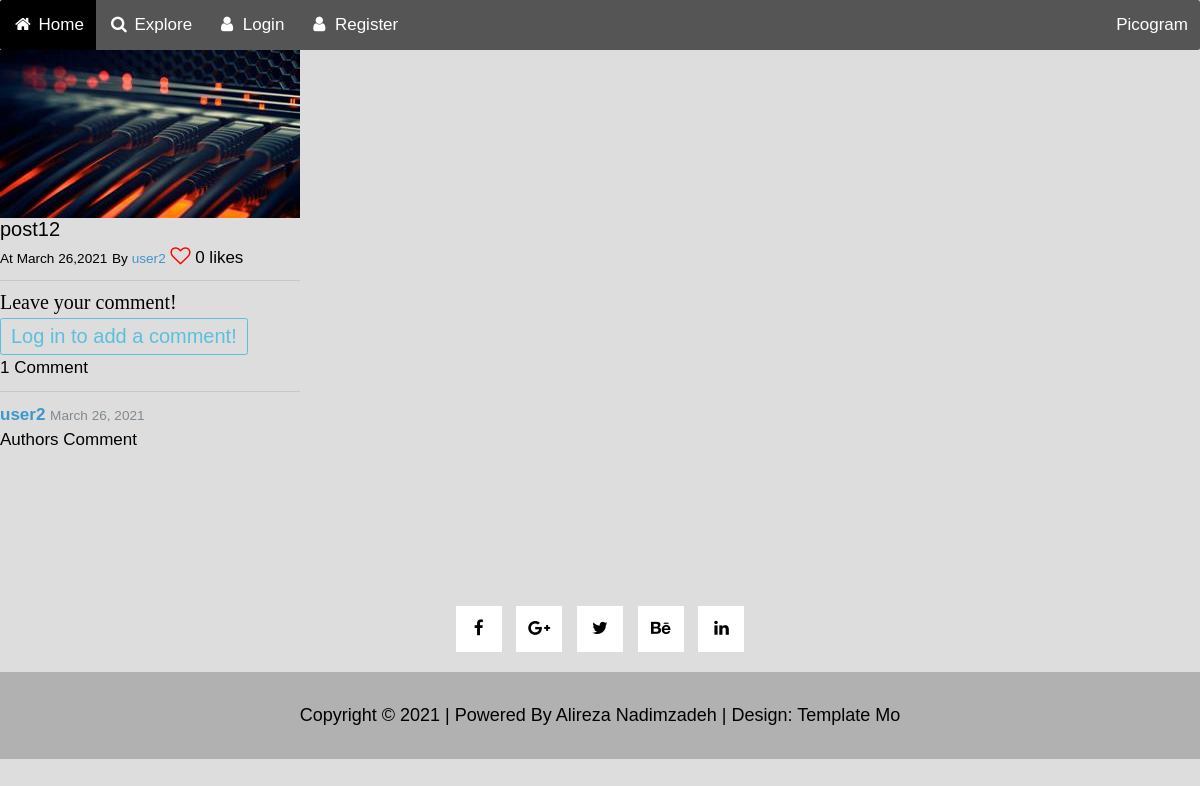
The page /post/13/ on the database its author committed.
### post/models.py (models this page shows, shortened)
class Post(models.Model):
    title = models.CharField(max_length=128)
    image = models.ImageField(default='def.jpg')
    likes = models.ManyToManyField(
        User, related_name='post_likes', blank=True, null=True)
    author = models.ForeignKey(User, on_delete=models.CASCADE)
    created_date = models.DateTimeField(default=timezone.now)
    updated_date = models.DateField(auto_now=True)
    @property
    def number_of_comments(self):
        return Comment.objects.filter(post=self).count()
    @property
    def total_likes(self):
        return self.likes.count()

class Comment(models.Model):
    content = models.TextField(max_length=512)
    post = models.ForeignKey(
        Post, related_name='comments', on_delete=models.CASCADE, null=True)
    created_date = models.DateField(auto_now_add=True)
    author = models.ForeignKey(User, on_delete=models.CASCADE)

### post/views.py (the view, shortened to what this page needs)
# urls.py: path('post/<int:pk>/', PostDetailView.as_view(), name='post-detail'),
class PostDetailView(DetailView):
    model = Post
    def get_context_data(self, **kwargs):
        data = super().get_context_data(**kwargs)
        comments_connected = Comment.objects.filter(
            post=self.get_object()).order_by('-created_date')
        data['comments'] = comments_connected
        if self.request.user.is_authenticated:
            data['comment_form'] = NewCommentForm(instance=self.request.user)
        return data

### post/templates/post/post_detail.html (shortened to what this page needs)
{% load static %}
<!DOCTYPE html>
<html lang="en">
<head>
    <link rel="stylesheet" href="{% static 'post/Font-Awesome-4.7/css/font-awesome.min.css' %}">
    <link rel="stylesheet" href="{% static 'post/css/bootstrap.min.css' %}">
    <link rel="stylesheet" href="{% static 'post/css/hero-slider-style.css' %}">
    <link rel="stylesheet" href="{% static 'post/css/magnific-popup.css' %}">
    <link rel="stylesheet" href="{% static 'post/css/templatemo-style.css' %}">
<link rel="stylesheet" href="https://cdnjs.cloudflare.com/ajax/libs/font-awesome/4.7.0/css/font-awesome.min.css">
</head>
    <body>
        <div class="cd-hero">
            <nav>
            <div class="navbar">
                <a class="active" href="{% url 'home'%}"><i class="fa fa-fw fa-home"></i> Home</a>
                <a  href="{% url 'explore'%}"><i class="fa fa-fw fa-search"></i> Explore</a>
                <a style="float: right;" href="{% url 'home'%}"> Picogram</a>
                {%if user.is_authenticated%}
                <a href="{% url 'profile'%}"><i class="fa fa-user"></i> {{user.username}}</a>
                <a href="{% url 'post-create'%}"><i class="fa fa-fw fa-envelope"></i> New post</a>
                <a href="{% url 'logout' %}?next=/"><i class="fa fa-fw fa-sign-out"></i> Logout</a>
                {%else%}
                <a href="{% url 'login'%}"><i class="fa fa-fw fa-user"></i> Login</a>
                <a href="{% url 'register'%}"><i class="fa fa-fw fa-user"></i> Register</a>
                {%endif%}
              </div>
            </nav>
                    <div class="cd-full-width">
                        <div class="container-fluid js-tm-page-content" data-page-no="1" data-page-type="gallery">
                            <div class="tm-img-gallery-container ">
                                <div class="tm-img-gallery gallery-one ">
                                <div>
                                    <div data-toggle="modal" data-target="#portfolioModal1">
                                        <div>
                                            <img src="{{post.image.url}}">
                                        </div>
                                        <h2>{{ object.title }}</h2>
                                         <small> At {{object.created_date|date:'F d,Y' }}</small> <small> By <a href="/user/{{object.author.id}}">{{object.author}}</a></small>
                                        {%if user == object.author%}
                                        <a class="btn btn-success"href="{% url 'post-update' object.id %}">Update</a>
                                        <a class="btn btn-danger" href="{% url 'post-delete' object.id %}">Delete</a>
                                        {%else%}
                                        {% if user in object.likes.all %}
                                        <a href="{% url 'unlike' object.id %}">
                                            <i id='1000'
                                            onmouseover='document.getElementById(1000).className= "fa fa-heart"'
                                            onmouseout='document.getElementById(1000).className= "fa fa-heart"'
                                            style="font-size: 20px; color: red;" class="fa fa-heart"></i></a>
                                        {%else%}
                                        <a href="{% url 'like' object.id %}">
                                            <i id='1000'
                                                onmouseover='document.getElementById(1000).className= "fa fa-heart"'
                                                onmouseout='document.getElementById(1000).className= "fa fa-heart-o"'
                                                style="font-size: 20px; color: red;" class="fa fa-heart-o"></i></a>
                                        {%endif%}
                                        {%endif%}
                                        {{object.total_likes}} likes
                                    </div>
                                </div>
                                <hr>
                                <h2 style="font-family: quicksand;">Leave your comment!</h2>
                                <div id="comments_section">
                                    {% if user.is_authenticated %}
                                    <form method="POST">
                                        {% csrf_token %}
                                        <div class="form-group">
                                            Comment:{{ comment_form.as_p }}
                                            <button class="btn btn-info" type="submit">Add comment <i class="fa fa-comments"></i></button>
                                        </div>
                                    </form>
                                    {% else %}
                                    <a style='font-size: 20px;' class="btn btn-outline-info" href="{% url 'login' %}?next={{request.path}} ">Log in to add a comment!</a><br>
                                    {% endif %}
                                    {% if comments %}
                                    <strong class="text-secondary">{{ post.number_of_comments }} Comment{{ post.number_of_comments|pluralize}}</strong>
                                    <hr>
                                    <ul>
                                        {% for comment in comments %}
                                        <li>
                                            <div>
                                                <span>
                                                    {% if object.author == comment.author %}
                                                    <a style="font-weight: bold;" href="/user/{{comment.author.id}}">{{comment.author}}</a>
                                                    {% else %}
                                                    <a href="/user/{{comment.author.id}}">{{comment.author}}</a>
                                                    {% endif %}
                                                    <small class="text-muted">{{ comment.created_date }}</small>
                                                </span>
                                                <p>
                                                    {{ comment.content|safe }}
                                                </p>
                                            </div>
                                        </li>
                                        {% endfor %}
                                    </ul>
                                    {% else %}
                                    <strong class="text-secondary">No comments yet...</strong>
                                    {% endif %}
                                </div>
                                </div>
                            </div>
                        </div>
                    </div>
                <br><br><br><br><br><br><br><br><br><br><br><br>
            <footer class="tm-footer">
                <div class="tm-social-icons-container text-xs-center">
                    <a href="#" class="tm-social-link"><i class="fa fa-facebook"></i></a>
                    <a href="#" class="tm-social-link"><i class="fa fa-google-plus"></i></a>
                    <a href="#" class="tm-social-link"><i class="fa fa-twitter"></i></a>
                    <a href="#" class="tm-social-link"><i class="fa fa-behance"></i></a>
                    <a href="#" class="tm-social-link"><i class="fa fa-linkedin"></i></a>
              </div>
                <p class="tm-copyright-text">Copyright &copy; <span class="tm-copyright-year">current year </span> | Powered By Alireza Nadimzadeh
                 | Design: <a href="www.templatemo.com" target="_parent">Template Mo</a></p>
            </footer>
        </div>
</body>
</html>

### post/static/post/css/hero-slider-style.css (style rules this page uses)
*, *::after, *::before { -webkit-box-sizing: border-box; -moz-box-sizing: border-box; box-sizing: border-box; }
html { font-size: 62.5%; }
body { font-size: 1.6rem; font-family: "Open Sans", sans-serif; color: #2c343b; background-color: #f2f2f2; }
a { color: #d44457; text-decoration: none; }
img { max-width: 100%; }
.cd-hero { position: relative; -webkit-font-smoothing: antialiased; -moz-osx-font-smoothing: grayscale; }

### post/static/post/css/templatemo-style.css (style rules this page uses)
body { background-color: #dddddd; color: black; font-family: "Open Sans", Helvetica, Arial, sans-serif; font-size: 17px; font-weight: 300; overflow-x: hidden; }
ul { padding: 0; margin: 0; }
p:last-child { margin-bottom: 0; }
a { color: #3f97c9; }
a, button { transition: all 0.3s ease; }
.container-fluid { width: 100%; padding-left: 0; padding-right: 0; }
.navbar { padding: 0; }
.tm-social-link { background-color: white; color: black; display: inline-block; width: 46px; height: 46px; text-align: center; padding-top: 10px; margin-right: 10px; }
.tm-social-link:last-child { margin-right: 0; }
.tm-footer { position: absolute; bottom: 0; left: 0; }
.tm-footer { width: 100%; color: white; z-index: 1001; padding: 0 11px 12px; }
.tm-social-icons-container { margin-bottom: 30px; }
.tm-img-gallery { margin: 0 auto 40px; display: inline-block; }
@media (min-width: 480px) { .tm-img-gallery { margin: 0 auto; } }
.tm-copyright-text { background-color: rgba(0, 0, 0, 0.2); color: black; font-size: 1.8rem; font-weight: 400; text-align: center; padding: 30px; width: 100%; }
.tm-copyright-text a { color: black; }
@media only screen and (min-width: 600px) { .tm-footer { padding: 50px 0px 0px 0px; } }
@media only screen and (min-width: 600px) { .tm-copyright-text { width: auto; } }
@media only screen and (min-width: 720px) { .tm-footer { -ms-flex-direction: row; flex-direction: row; } }
@media only screen and (min-width: 720px) { .tm-copyright-text { margin-top: 0; } }
@media only screen and (min-width: 992px) { .tm-social-icons-container { margin-bottom: 20px; } }
@media only screen and (min-width: 992px) { .cd-full-width .container-fluid { padding-left: 0; padding-right: 0; } }

### post/templates/post/post_detail.html (style rules this page uses)
body { font-family: Arial, Helvetica, sans-serif; }
.navbar { width: 100%; background-color: #555; overflow: auto; }
.navbar a { float: left; padding: 12px; color: white; text-decoration: none; font-size: 17px; }
.active { background-color: #4CAF50; }

### rows shown on the page
Post: image (picture), title "post12", created_date "March 26,2021", author "user2", total_likes "0", number_of_comments "1"
Comment: author "user2", created_date "March 26, 2021", content "Authors Comment"
